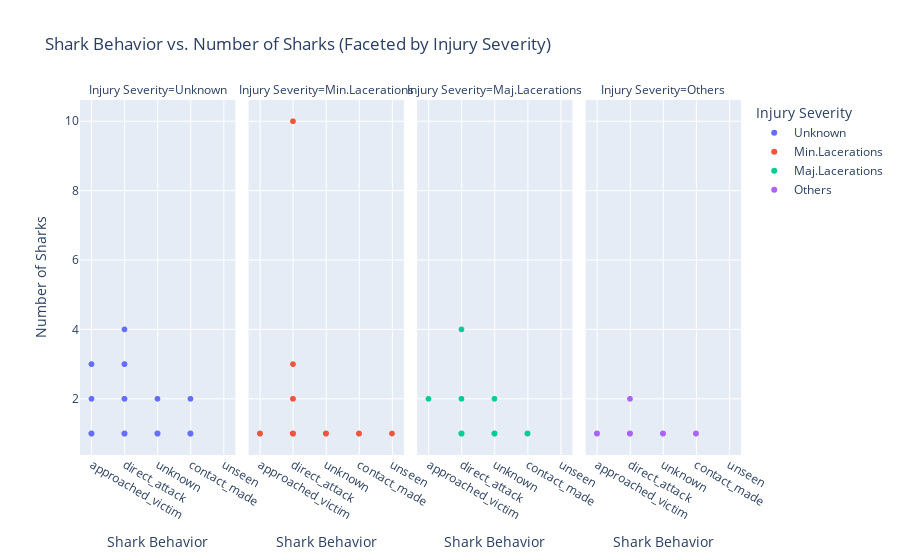

The notebook cell this image was saved under:
### Code cell
# Prepare data
facet_scatter_data = df[['shark_behaviour_generic', 'no_sharks', 'injury_severity']].dropna()

# Create facet scatter plot
facet_scatter_fig = px.scatter(
    facet_scatter_data,
    x='shark_behaviour_generic',
    y='no_sharks',
    color='injury_severity',
    facet_col='injury_severity',
    title='Shark Behavior vs. Number of Sharks (Faceted by Injury Severity)',
    labels={
        'shark_behaviour_generic': 'Shark Behavior',
        'no_sharks': 'Number of Sharks',
        'injury_severity': 'Injury Severity'
    }
)

# Show plot
facet_scatter_fig.show()

### Figure 1 — Plotly figure (JSON) as saved in the notebook; plotly's stock layout.template omitted (floating-point values rounded to 4 significant figures; data arrays with more than 128 entries replaced by an {"elided": "..."} marker saying what was removed)
{"data": [{"hovertemplate": "Injury Severity=Unknown<br>Shark Behavior=%{x}<br>Number of Sharks=%{y}<extra></extra>", "legendgroup": "Unknown", "marker": {"color": "#636efa", "symbol": "circle"}, "mode": "markers", "name": "Unknown", "showlegend": true, "type": "scattergl", "x": {"elided": "326 str values"}, "xaxis": "x", "y": {"elided": "326 int values"}, "yaxis": "y"}, {"hovertemplate": "Injury Severity=Min.Lacerations<br>Shark Behavior=%{x}<br>Number of Sharks=%{y}<extra></extra>", "legendgroup": "Min.Lacerations", "marker": {"color": "#EF553B", "symbol": "circle"}, "mode": "markers", "name": "Min.Lacerations", "showlegend": true, "type": "scattergl", "x": {"elided": "316 str values"}, "xaxis": "x2", "y": {"elided": "316 int values"}, "yaxis": "y2"}, {"hovertemplate": "Injury Severity=Maj.Lacerations<br>Shark Behavior=%{x}<br>Number of Sharks=%{y}<extra></extra>", "legendgroup": "Maj.Lacerations", "marker": {"color": "#00cc96", "symbol": "circle"}, "mode": "markers", "name": "Maj.Lacerations", "showlegend": true, "type": "scattergl", "x": {"elided": "356 str values"}, "xaxis": "x3", "y": {"elided": "356 int values"}, "yaxis": "y3"}, {"hovertemplate": "Injury Severity=Others<br>Shark Behavior=%{x}<br>Number of Sharks=%{y}<extra></extra>", "legendgroup": "Others", "marker": {"color": "#ab63fa", "symbol": "circle"}, "mode": "markers", "name": "Others", "showlegend": true, "type": "scattergl", "x": {"elided": "140 str values"}, "xaxis": "x4", "y": {"elided": "140 int values"}, "yaxis": "y4"}], "layout": {"annotations": [{"font": {}, "showarrow": false, "text": "Injury Severity=Unknown", "x": 0.1175, "xanchor": "center", "xref": "paper", "y": 1, "yanchor": "bottom", "yref": "paper"}, {"font": {}, "showarrow": false, "text": "Injury Severity=Min.Lacerations", "x": 0.3725, "xanchor": "center", "xref": "paper", "y": 1, "yanchor": "bottom", "yref": "paper"}, {"font": {}, "showarrow": false, "text": "Injury Severity=Maj.Lacerations", "x": 0.6275, "xanchor": "center", "xref": "paper", "y": 1, "yanchor": "bottom", "yref": "paper"}, {"font": {}, "showarrow": false, "text": "Injury Severity=Others", "x": 0.8825, "xanchor": "center", "xref": "paper", "y": 1, "yanchor": "bottom", "yref": "paper"}], "legend": {"title": {"text": "Injury Severity"}, "tracegroupgap": 0}, "title": {"text": "Shark Behavior vs. Number of Sharks (Faceted by Injury Severity)"}, "xaxis": {"anchor": "y", "domain": [0, 0.235], "title": {"text": "Shark Behavior"}}, "xaxis2": {"anchor": "y2", "domain": [0.255, 0.49], "matches": "x", "title": {"text": "Shark Behavior"}}, "xaxis3": {"anchor": "y3", "domain": [0.51, 0.745], "matches": "x", "title": {"text": "Shark Behavior"}}, "xaxis4": {"anchor": "y4", "domain": [0.765, 1.0], "matches": "x", "title": {"text": "Shark Behavior"}}, "yaxis": {"anchor": "x", "domain": [0, 1], "title": {"text": "Number of Sharks"}}, "yaxis2": {"anchor": "x2", "domain": [0, 1], "matches": "y", "showticklabels": false}, "yaxis3": {"anchor": "x3", "domain": [0, 1], "matches": "y", "showticklabels": false}, "yaxis4": {"anchor": "x4", "domain": [0, 1], "matches": "y", "showticklabels": false}}}
